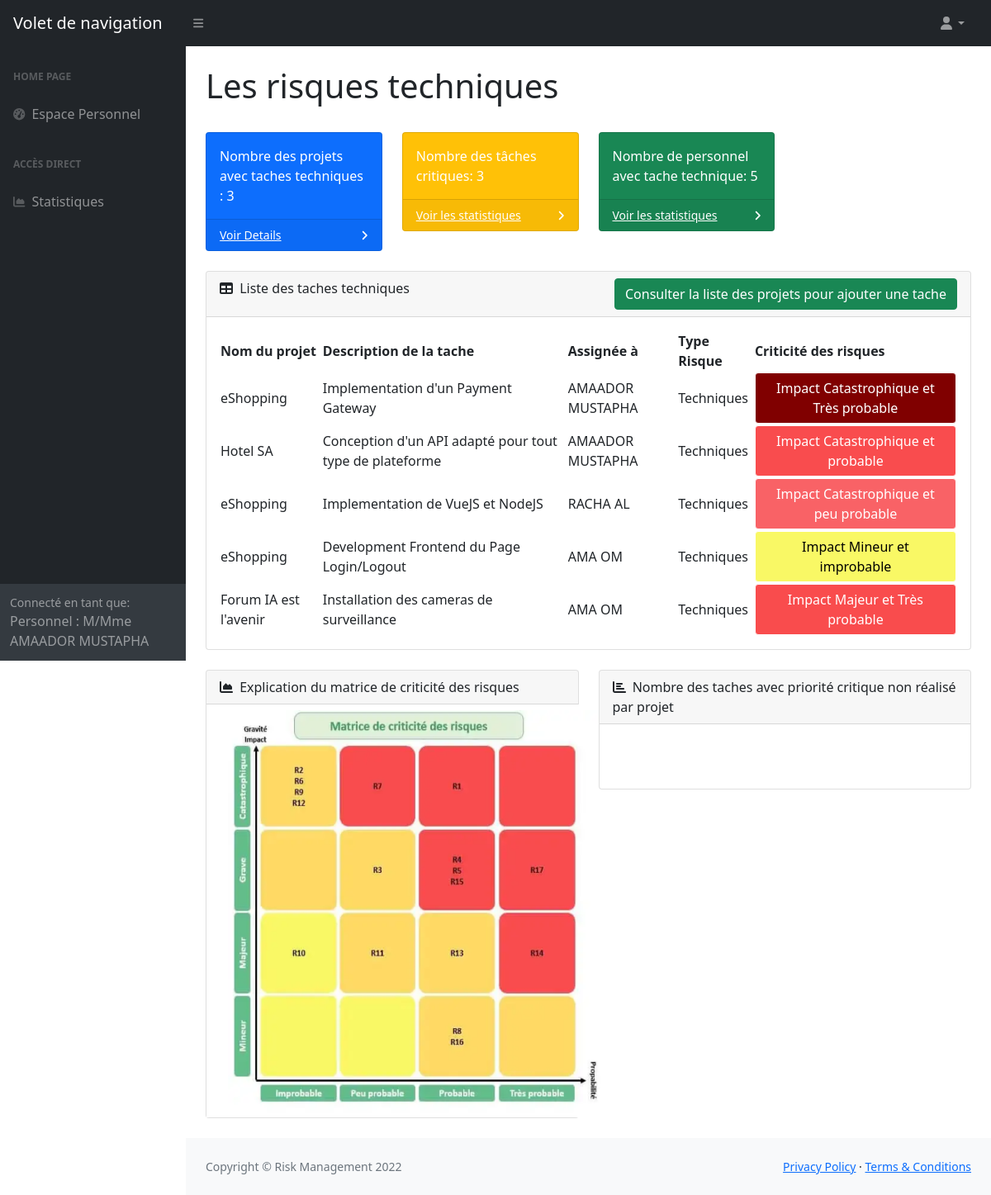
The app's page /TechniquesAD.php (signed in) with its own data.
### tables this page shows
CREATE TABLE `tache` (
  `idtache` int(11) NOT NULL,
  `idprojet` int(11) NOT NULL,
  `idpersonnel` int(11) NOT NULL,
  `priorite` int(11) NOT NULL,
  `idtyperisque` int(11) NOT NULL,
  `description` text NOT NULL,
  `probabilite` int(11) NOT NULL
);

CREATE TABLE `projects` (
  `idprojet` int(11) NOT NULL,
  `nom` text NOT NULL,
  `description` text NOT NULL,
  `datedebut` date NOT NULL,
  `datefin` date NOT NULL
);

CREATE TABLE `personnel` (
  `idpersonnel` int(11) NOT NULL,
  `role` int(11) NOT NULL,
  `nom` text NOT NULL,
  `prenom` text NOT NULL,
  `user` text NOT NULL,
  `password` text NOT NULL
);

CREATE TABLE `typerisque` (
  `idtype` int(11) NOT NULL,
  `nom` text NOT NULL
);

### config/actions.php (the view, shortened to what this page needs)
<?php
function countprojectsbytype($role,$type){
    include "db.php";
    if (isset($role))
     {
    $query_projects = "SELECT COUNT(DISTINCT projects.idprojet) as count FROM projects,tache WHERE projects.idprojet = tache.idprojet and tache.idtyperisque = $type LIMIT 1";
    $select_projects = mysqli_query($connection,$query_projects);
}
    while ($row = mysqli_fetch_assoc($select_projects)){
    echo "<td>". $row['count'] . "</td>";
    }
}
function nombretachecritiquebytype($role,$type){
    include "db.php";
    if (isset($role))
     {
    $query_projects = "SELECT COUNT(*) FROM tache WHERE tache.priorite = 4 and tache.idtyperisque = $type LIMIT 1";
    $select_projects = mysqli_query($connection,$query_projects);
}
    while ($row = mysqli_fetch_assoc($select_projects)){
    echo "<td>". $row['COUNT(*)'] . "</td>";
    }
}
function nombrepersonnelbytype($role,$type){
    include "db.php";
    if (isset($role))
     {
    $query_projects = "SELECT COUNT(*) FROM tache WHERE tache.idtyperisque = $type LIMIT 1";
    $select_projects = mysqli_query($connection,$query_projects);
}
    while ($row = mysqli_fetch_assoc($select_projects)){
    echo "<td>". $row['COUNT(*)'] . "</td>";
    }
}
function matricerisque($priorite,$probabilite){
    if  ($priorite == 1)
    {
      if($probabilite == 1){echo "<td><button type='button' style='color:black;background-color:#F9F865;border-color:white;' class='btn btn-warning'>Impact Mineur et improbable</button></td>";}
    }
    else if ($priorite == 2)
    {
      if($probabilite == 1){echo "<td><button type='button' style='color:black;background-color:#F9F865;border-color:white;' class='btn btn-warning'>Impact Majeur et improbable</button></td>";}
    else if ($probabilite == 2){echo "<td><button type='button' style='color:white;background-color:#FFD964;border-color:white;' class='btn btn-warning'>Impact Majeur et peu probable</button></td>";}
    else if ($probabilite == 3){echo "<td><button type='button' style='color:white;background-color:#FFD659;border-color:white;' class='btn btn-warning'>Impact Majeur et probable</button></td>";}
    else if ($probabilite == 4){echo "<td><button type='button' style='color:white;background-color:#F94C4D;border-color:white;' class='btn btn-warning'>Impact Majeur et Très probable</button></td>";}
    }
    else if ($priorite == 4)
    {
      if($probabilite == 1){echo "<td><button type='button' class='btn btn-warning' style='color:black;background-color:#FFD964;border-color:white;' >Impact Catastrophique et improbable</button></td>";}
    else if ($probabilite == 2){echo "<td><button type='button' class='btn btn-warning' style='color:white;background-color:#F96266;border-color:white;'>Impact Catastrophique et peu probable</button></td>";}
    else if ($probabilite == 3){echo "<td><button type='button' class='btn btn-warning'style='color:white;background-color:#F94C4E;border-color:white;'>Impact Catastrophique et probable</button></td>";}
    else if ($probabilite == 4){echo "<td><button type='button' class='btn btn-warning'style='color:white;background-color:#800000;border-color:white;'>Impact Catastrophique et Très probable</button></td>";}
    }
}
function showtaches($typerisque) {
    include "db.php";
    $query_projects = "SELECT typerisque.nom as type,projects.nom as PR,personnel.nom as NOM,personnel.prenom as PRENOM,tache.description as descrip,tache.priorite as priorite,tache.probabilite as probabilite FROM projects,tache,personnel,typerisque WHERE projects.idprojet = tache.idprojet and personnel.idpersonnel = tache.idpersonnel and tache.idtyperisque = typerisque.idtype and  typerisque.idtype = $typerisque";
    $select_projects = mysqli_query($connection,$query_projects);
    while($projects = mysqli_fetch_assoc($select_projects))
    {
    $prnom=$projects['PR'];
    $description=$projects['descrip'];
    $nom=$projects['NOM'];
	$prenom=$projects['PRENOM'];
    $typerisque = $projects['type'];
    $priorite=$projects['priorite'];
    $probabilite=$projects['probabilite'];
    echo "<tr>";
    echo "<td>" . $prnom . "</td>";
    echo "<td>" . $description . "</td>";
    echo "<td>" . $nom . " "  . $prenom . "</td>";
    echo "<td>". $typerisque ."</td>";
    matricerisque($priorite,$probabilite);
    echo "</tr>";
  }
}
?>

### records on screen
tache: idprojet.nom "eShopping", description "Implementation d'un Payment Gateway", idpersonnel.nom "AMAADOR", idpersonnel.prenom "MUSTAPHA", idtyperisque.nom "Techniques", priorite "Impact Catastrophique et Très probable"
tache: idprojet.nom "Hotel SA", description "Conception d'un API adapté pour tout type de plateforme", idpersonnel.nom "AMAADOR", idpersonnel.prenom "MUSTAPHA", idtyperisque.nom "Techniques", priorite "Impact Catastrophique et probable"
tache: idprojet.nom "eShopping", description "Implementation de VueJS et NodeJS", idpersonnel.nom "RACHA", idpersonnel.prenom "AL", idtyperisque.nom "Techniques", priorite "Impact Catastrophique et peu probable"
tache: idprojet.nom "eShopping", description "Development Frontend du Page Login/Logout", idpersonnel.nom "AMA", idpersonnel.prenom "OM", idtyperisque.nom "Techniques", priorite "Impact Mineur et improbable"
tache: idprojet.nom "Forum IA est l'avenir", description "Installation des cameras de surveillance", idpersonnel.nom "AMA", idpersonnel.prenom "OM", idtyperisque.nom "Techniques", priorite "Impact Majeur et Très probable"

### other values on screen
$_SESSION['nom'] "AMAADOR"
$_SESSION['prenom'] "MUSTAPHA"
$row['count'] "3"
$row['COUNT(*)'] "3"
$row['COUNT(*)'] "5"
